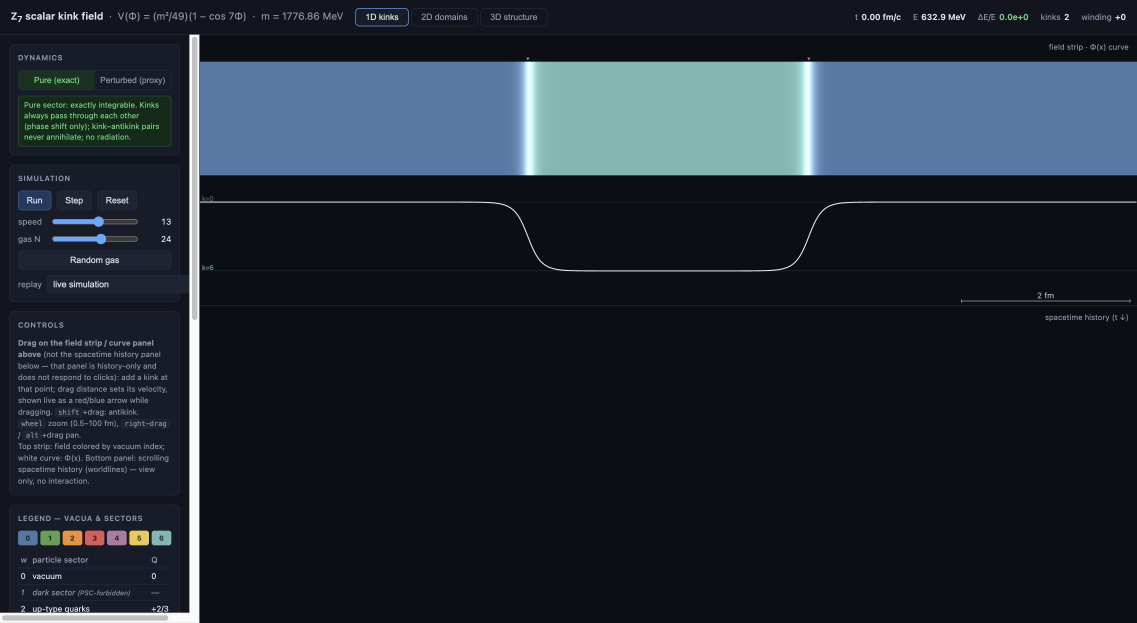
#> input picture papers/48_gte_complete_theory/scripts/kink_viz_raw/fig1_frame_a_t0.png, 3410 x 1868 px (shown at 1/3 size); its folder holds 8 pictures in this run
$ python assemble_kink_viz_figures.py
#> lines starting #> are read from the running program, lines starting #| are printed output that depends on the picture
#!/usr/bin/env python3
"""Assemble multi-panel figures from raw screenshots of the live Phi_MDL
kink-dynamics visualization (visualizations/phimdl_kink_dynamics/) into the
composite PNGs used by the "Exact Multi-Kink Dynamics and the Definitive
Particle Characterization" section of gte_complete_theory.tex.

Each output figure is a single flattened PNG (this paper's existing figure
convention has no subfigure/subcaption package -- see
scripts/uwca_rule110_sidebyside.png for the precedent): a row or grid of
per-frame panels, each cropped to the app's main view (sidebar and header
removed) and labeled with its simulation time.

Reproduction: the raw screenshots are captured via browser automation
against a local server of visualizations/phimdl_kink_dynamics/ (see that
directory's README.md for how to run it); this script only performs the
crop/resize/label/grid composition once the raw PNGs exist in
`scripts/kink_viz_raw/`.
"""

import os
from PIL import Image, ImageDraw, ImageFont

HERE = os.path.dirname(os.path.abspath(__file__))
RAW_DIR = os.path.join(HERE, "kink_viz_raw")

# Crop box removing the app's left control sidebar and top header bar,
# leaving only the field/domain view, at the raw screenshot resolution
# (3410x1868, a 2x-class devicePixelRatio capture of the 1024-wide app).
CROP_BOX_1D = (595, 100, 3410, 100 + 1400)  # field strip + curve + history
CROP_BOX_2D3D = (595, 100, 3410, 1868)      # full remaining view

# Second capture session (random-IC coarsening figure) used a narrower
# browser viewport (1972x1868 raw); same top-crop offset (header height is
# viewport-independent), sidebar boundary scaled proportionally.
CROP_BOX_2D3D_NARROW = (537, 100, 1972, 1868)

LABEL_H = 60
PANEL_W = 560
FONT_SIZE = 26
BG = (10, 12, 18)
FG = (235, 235, 235)


# [8 lines left out: function _font, not called in this run]


def load_panel(filename, crop_box, panel_w=PANEL_W):
#> called with filename = 'fig1_frame_a_t0.png', crop_box = (595, 100, 3410, 1500), panel_w = 460
    im = Image.open(os.path.join(RAW_DIR, filename)).convert("RGB")
#> im is the input picture: PIL image 3410x1868 RGB; mean R, G, B 32.2, 40.9, 50.2
    im = im.crop(crop_box)
#> im: PIL image 2815x1400 RGB
    scale = panel_w / im.width
#> scale = 0.163
    im = im.resize((panel_w, round(im.height * scale)), Image.LANCZOS)
#> im: PIL image 460x229 RGB
    return im


# [43 lines left out: functions make_row, make_grid, not called in this run]


def main():
    # Figure: 1D pure-sector kink-antikink elastic pass-through
    frames = [
        ("fig1_frame_a_t0.png", "t = 0.00 fm/c"),
        ("fig1_frame_b_t18.png", "t = 2.00 fm/c"),
        ("fig1_frame_c_t37.png", "t = 4.16 fm/c"),
        ("fig1_frame_d_t56.png", "t = 6.22 fm/c"),
        ("fig1_frame_e_t90.png", "t = 9.99 fm/c"),
    ]
    make_row(
        [(load_panel(f, CROP_BOX_1D, panel_w=460), lbl) for f, lbl in frames],
        "fig_kink_1d_pure_pass_through.png",
        panel_w=460,
    )
#> call 2 of load_panel, with filename = 'fig1_frame_b_t18.png', crop_box = (595, 100, 3410, 1500), panel_w = 460
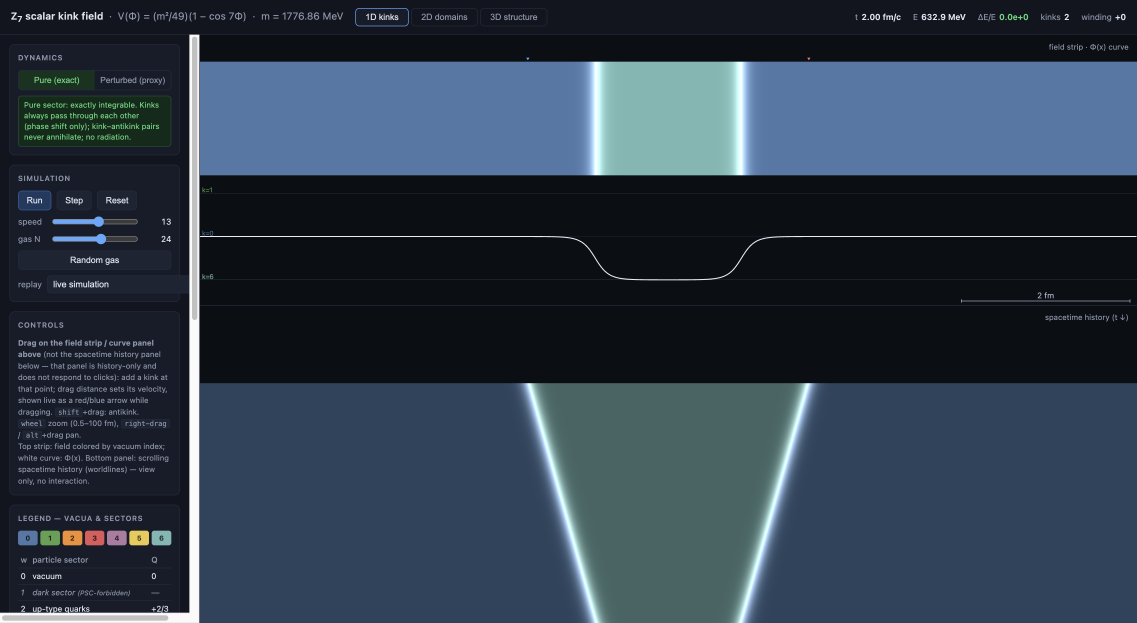
#> input picture papers/48_gte_complete_theory/scripts/kink_viz_raw/fig1_frame_b_t18.png, 3410 x 1868 px (shown at 1/3 size)
#> in load_panel, im is the input picture: PIL image 3410x1868 RGB; mean R, G, B 46.1, 60.1, 74.5
#> in load_panel (call 2), `im = im.resize((panel_w, round(im.height * scale)), Image.LANCZOS)`:
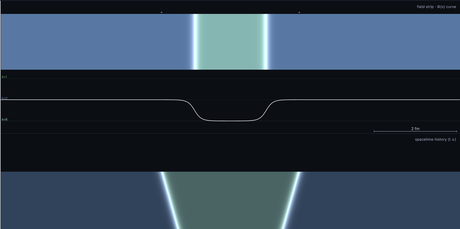
#> im: PIL image 460x229 RGB; mean R, G, B 45.2, 60.5, 75.8
#> call 3 of load_panel, with filename = 'fig1_frame_c_t37.png', crop_box = (595, 100, 3410, 1500), panel_w = 460
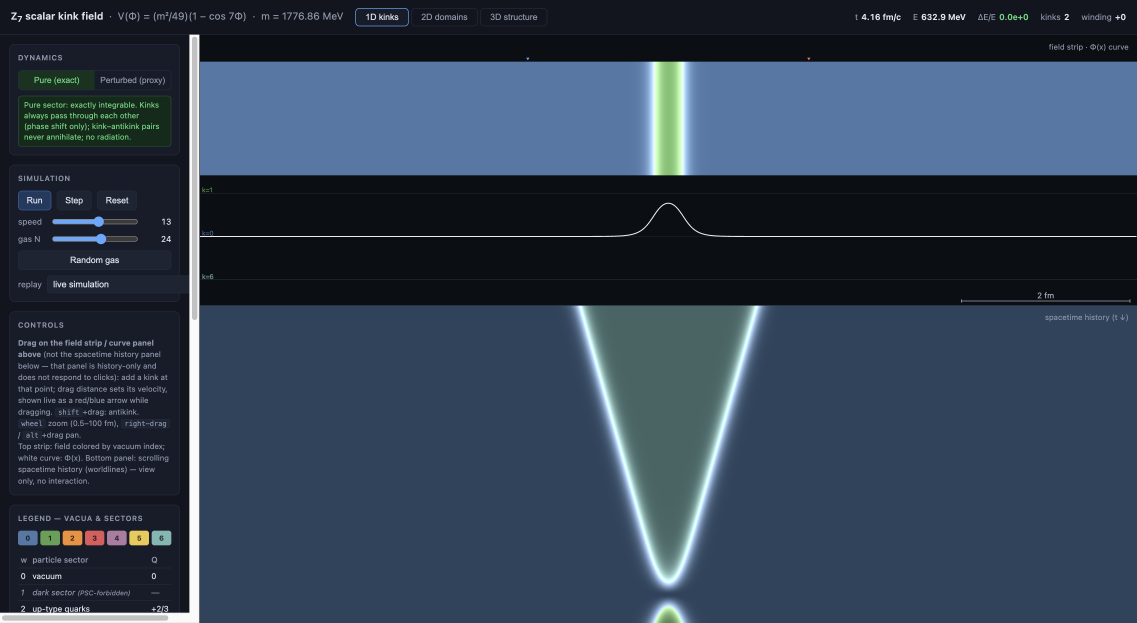
#> input picture papers/48_gte_complete_theory/scripts/kink_viz_raw/fig1_frame_c_t37.png, 3410 x 1868 px (shown at 1/3 size)
#> in load_panel, im is the input picture: PIL image 3410x1868 RGB; mean R, G, B 48.5, 63.6, 81.2
#> in load_panel (call 3), `im = im.resize((panel_w, round(im.height * scale)), Image.LANCZOS)`:
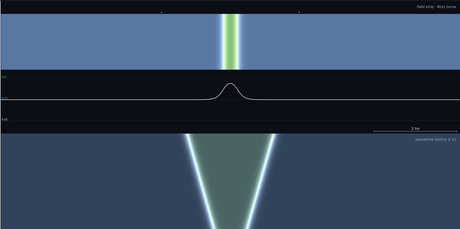
#> im: PIL image 460x229 RGB; mean R, G, B 50.2, 67.6, 87.3
#> call 4 of load_panel, with filename = 'fig1_frame_d_t56.png', crop_box = (595, 100, 3410, 1500), panel_w = 460
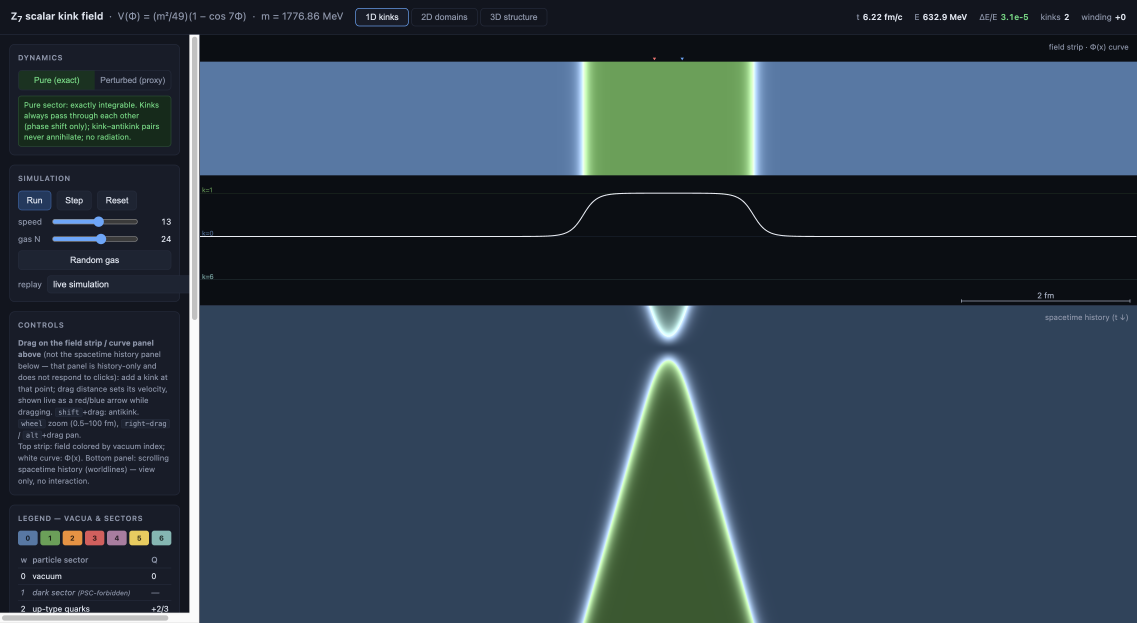
#> input picture papers/48_gte_complete_theory/scripts/kink_viz_raw/fig1_frame_d_t56.png, 3410 x 1868 px (shown at 1/3 size)
#> in load_panel, im is the input picture: PIL image 3410x1868 RGB; mean R, G, B 48.3, 63.9, 77.6
#> in load_panel (call 4), `im = im.crop(crop_box)`:
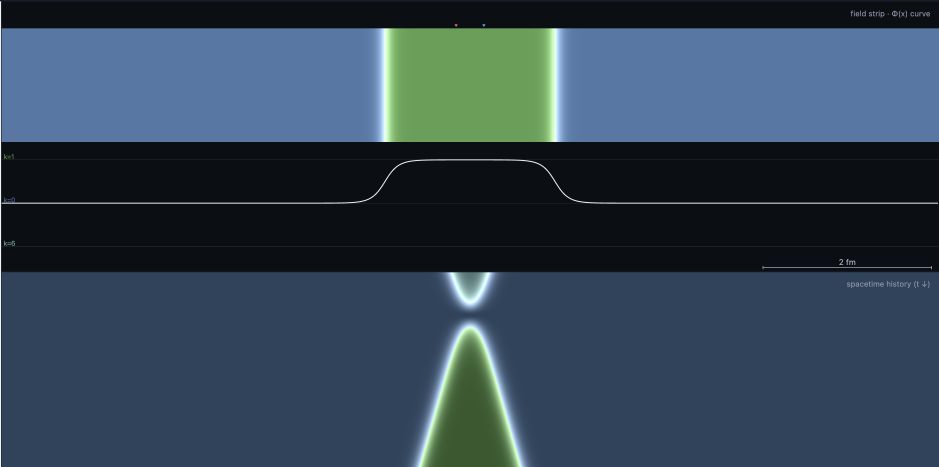
#> im: PIL image 2815x1400 RGB (shown at 1/3 size); mean R, G, B 49.6, 67.6, 83
#> in load_panel (call 4), `im = im.resize((panel_w, round(im.height * scale)), Image.LANCZOS)`:
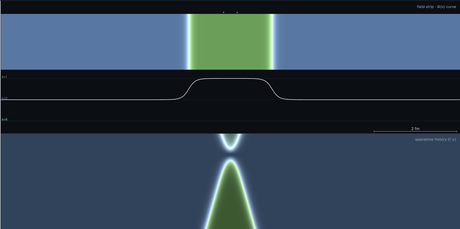
#> im: PIL image 460x229 RGB; mean R, G, B 49.6, 67.5, 83

    # Figure: 1D perturbed-sector capture into a decaying oscillating bion
    frames = [
        ("fig2_frame_a_t0.png", "t = 0.00 fm/c"),
        ("fig2_frame_b_t270.png", "t = 29.98 fm/c"),
        ("fig2_frame_c_t1200.png", "t = 133.26 fm/c"),
    ]
    make_row(
        [(load_panel(f, CROP_BOX_1D, panel_w=560), lbl) for f, lbl in frames],
        "fig_kink_1d_perturbed_capture.png",
        panel_w=560,
    )

    # Figure: 2D many-particle gas evolution
    frames = [
        ("fig3_frame_a_t0.png", "t = 0.00 fm/c"),
        ("fig3_frame_b_t1.png", "t = 0.11 fm/c"),
        ("fig3_frame_c_t3.png", "t = 0.33 fm/c"),
        ("fig3_frame_d_t6.png", "t = 0.67 fm/c"),
        ("fig3_frame_e_t15.png", "t = 1.67 fm/c"),
    ]
    make_row(
        [(load_panel(f, CROP_BOX_2D3D, panel_w=460), lbl) for f, lbl in frames],
        "fig_kink_2d_many_particle_gas.png",
        panel_w=460,
    )

    # Figure: isolated single-elementary-kink bubble decay
    frames = [
        ("fig4_bubble_t0.png", "t = 0.00 fm/c, A = 8.01%"),
        ("fig4_bubble_t0.5.png", "t = 0.50 fm/c, A = 5.45%"),
        ("fig4_bubble_t1.0.png", "t = 1.00 fm/c, A = 2.23%"),
        ("fig4_bubble_t1.4.png", "t = 1.40 fm/c, A = 0%"),
    ]
    make_row(
        [(load_panel(f, CROP_BOX_2D3D, panel_w=460), lbl) for f, lbl in frames],
        "fig_kink_2d_bubble_decay.png",
        panel_w=460,
    )

    # Figure: 2D triple junction + illustrative proton cluster
    frames = [
        ("fig4_junction_t0.png", "triple junction, t = 0.00 fm/c"),
        ("fig4_junction_t2.5.png", "triple junction, t = 0.28 fm/c"),
        ("fig4_proton_t0.png", "proton (uud), t = 0.00 fm/c"),
        ("fig4_proton_t6.png", "proton (uud), t = 0.67 fm/c"),
    ]
    make_grid(
        [(load_panel(f, CROP_BOX_2D3D, panel_w=560), lbl) for f, lbl in frames],
        ncols=2,
        out_name="fig_kink_2d_junction_proton.png",
        panel_w=560,
    )

    # Figure: 2D coarsening cascade from a genuinely random (unselected)
    # initial condition, "random (self-organizing)" preset -- distinct from
    # the curated 8-particle gas above.
    frames = [
        ("fig_random_frame_a_t0.png", "t = 0.00 fm/c"),
        ("fig_random_frame_b_t033.png", "t = 0.33 fm/c"),
        ("fig_random_frame_c_t133.png", "t = 1.33 fm/c"),
        ("fig_random_frame_d_t533.png", "t = 5.33 fm/c"),
        ("fig_random_frame_e_t1133.png", "t = 11.33 fm/c"),
        ("fig_random_frame_f_t2465.png", "t = 24.65 fm/c"),
    ]
    make_grid(
        [(load_panel(f, CROP_BOX_2D3D_NARROW, panel_w=460), lbl) for f, lbl in frames],
        ncols=3,
        out_name="fig_kink_2d_random_coarsening.png",
        panel_w=460,
    )

    # Figure: 3D extended-structure renders (wall + triple junction)
    frames = [
        ("fig5_wall_lepton_angle1.png", "single wall, far side w=4"),
        ("fig5_wall_upquark_angle2.png", "single wall, far side w=2"),
        ("fig5_junction_context.png", "triple junction, w=2,3,4"),
    ]
    make_row(
        [(load_panel(f, CROP_BOX_2D3D, panel_w=460), lbl) for f, lbl in frames],
        "fig_kink_3d_extended_structure.png",
        panel_w=460,
    )


if __name__ == "__main__":
#> (the run stopped early here; a loop or call above may not have finished)
